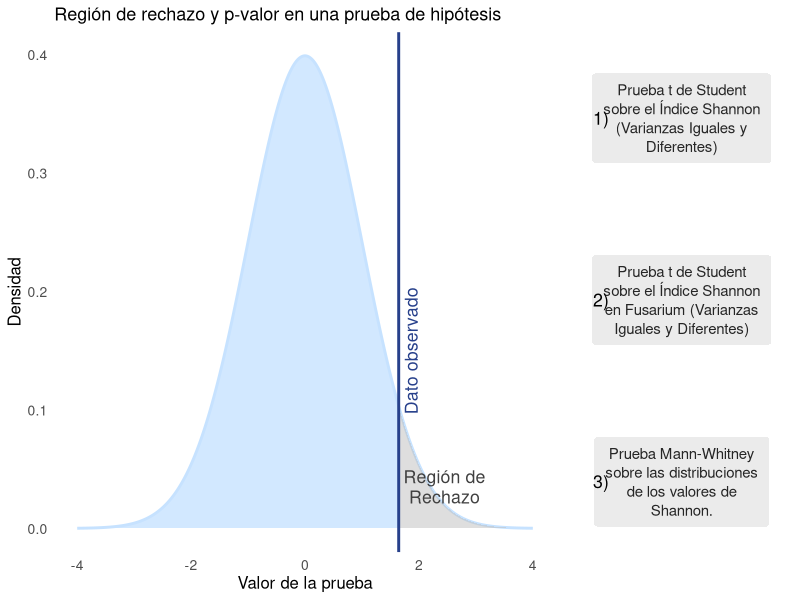
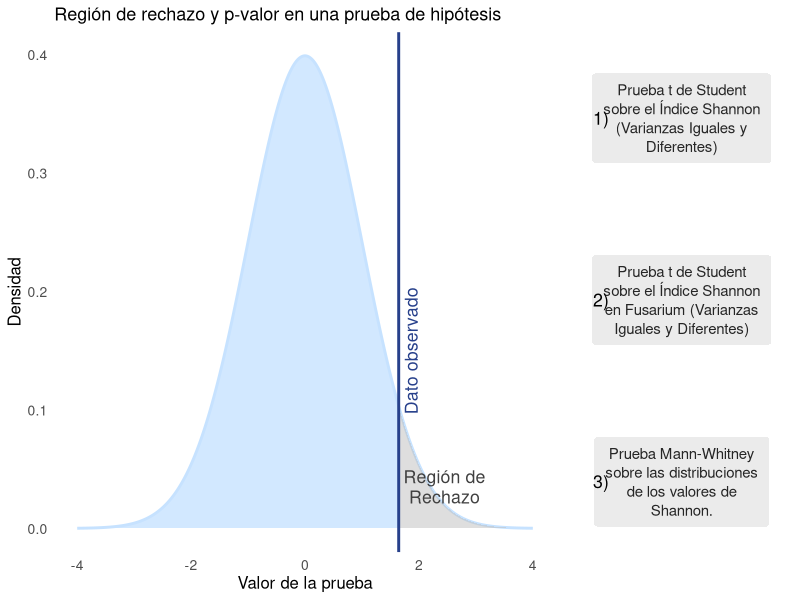

Reproduce these figures in R, in order.
## Figura 1.3 - Region de rechazo en una prueba de hipotesis (Img/cap1/pruebat_explicacion.png)
## Regenera la figura en alta resolucion (300 dpi) con etiquetas en espanol.
## La version anterior estaba a 960x540 px.

library("ggplot2")
library("cowplot")

outpath <- "/home/camila/GIT/Tesis_Maestria/latex/Img/cap1"

## Curva de la normal estandar (igual que 20230410_PruebasdeHipotesisMedias.R, lineas 163-193)
x <- seq(-4, 4, length = 1000)
y <- dnorm(x, mean = 0, sd = 1)
z_critico <- qnorm(0.95)
data <- data.frame(x, y)

curva <- ggplot(data, aes(x, y)) +
  geom_line(color = "#C6E2FF", linewidth = 1) +
  geom_area(data = subset(data, x < z_critico), aes(x = x, y = y),
            fill = "#C6E2FF", alpha = 0.8) +                      # region de aceptacion
  geom_area(data = subset(data, x > z_critico), aes(x = x, y = y),
            fill = "grey", alpha = 0.5) +                         # region de rechazo
  geom_vline(xintercept = z_critico, color = "royalblue4",
             linetype = "solid", linewidth = 1) +                 # dato observado
  annotate("text", x = z_critico + 0.22, y = 0.15, label = "Dato observado",
           color = "royalblue4", angle = 90, size = 4.5) +
  ## Esta anotacion estaba comentada en el script original (linea 186) y se habia
  ## agregado a mano sobre la imagen; aqui se genera desde el codigo.
  annotate("text", x = 2.45, y = 0.035, label = "Región de\nRechazo",
           color = "grey25", size = 4.5, lineheight = 0.95) +
  labs(title = "Región de rechazo y p-valor en una prueba de hipótesis",
       x = "Valor de la prueba", y = "Densidad") +
  theme_minimal() +
  theme(panel.grid = element_blank(),
        panel.background = element_blank(),
        plot.title = element_text(size = 13),
        axis.title = element_text(size = 12),
        axis.text = element_text(size = 10))

## Recuadros con las tres pruebas (estaban puestos a mano sobre la imagen)
pruebas <- data.frame(
  n = c("1)", "2)", "3)"),
  y = c(3, 2, 1),
  txt = c("Prueba t de Student\nsobre el Índice Shannon\n(Varianzas Iguales y\nDiferentes)",
          "Prueba t de Student\nsobre el Índice Shannon\nen Fusarium (Varianzas\nIguales y Diferentes)",
          "Prueba Mann-Whitney\nsobre las distribuciones\nde los valores de\nShannon.")
)

cajas <- ggplot(pruebas, aes(x = 1, y = y)) +
  geom_label(aes(label = txt), fill = "grey92", colour = "grey15", label.size = 0,
             size = 3.8, lineheight = 1.05, label.padding = unit(0.6, "lines")) +
  geom_text(aes(x = 0.55, label = n), size = 4.5) +
  scale_x_continuous(limits = c(0.4, 1.6)) +
  scale_y_continuous(limits = c(0.5, 3.5)) +
  theme_void()

figura <- plot_grid(curva, cajas, ncol = 2, rel_widths = c(1, 0.42)) +
  theme(plot.background = element_rect(fill = "white", colour = NA))

ggsave("pruebat_explicacion.png", plot = figura, path = outpath,
       width = 30, height = 15, dpi = 300, units = "cm", bg = "white")

cat("Listo 1.3\n")

ggsave("pruebat_explicacion.png", plot = figura, path = "/home/camila/GIT/Tesis_Maestria/Analisis_Comparativo/Fresa_Solena/Results_img",
       width = 30, height = 15, dpi = 300, units = "cm", bg = "white")
